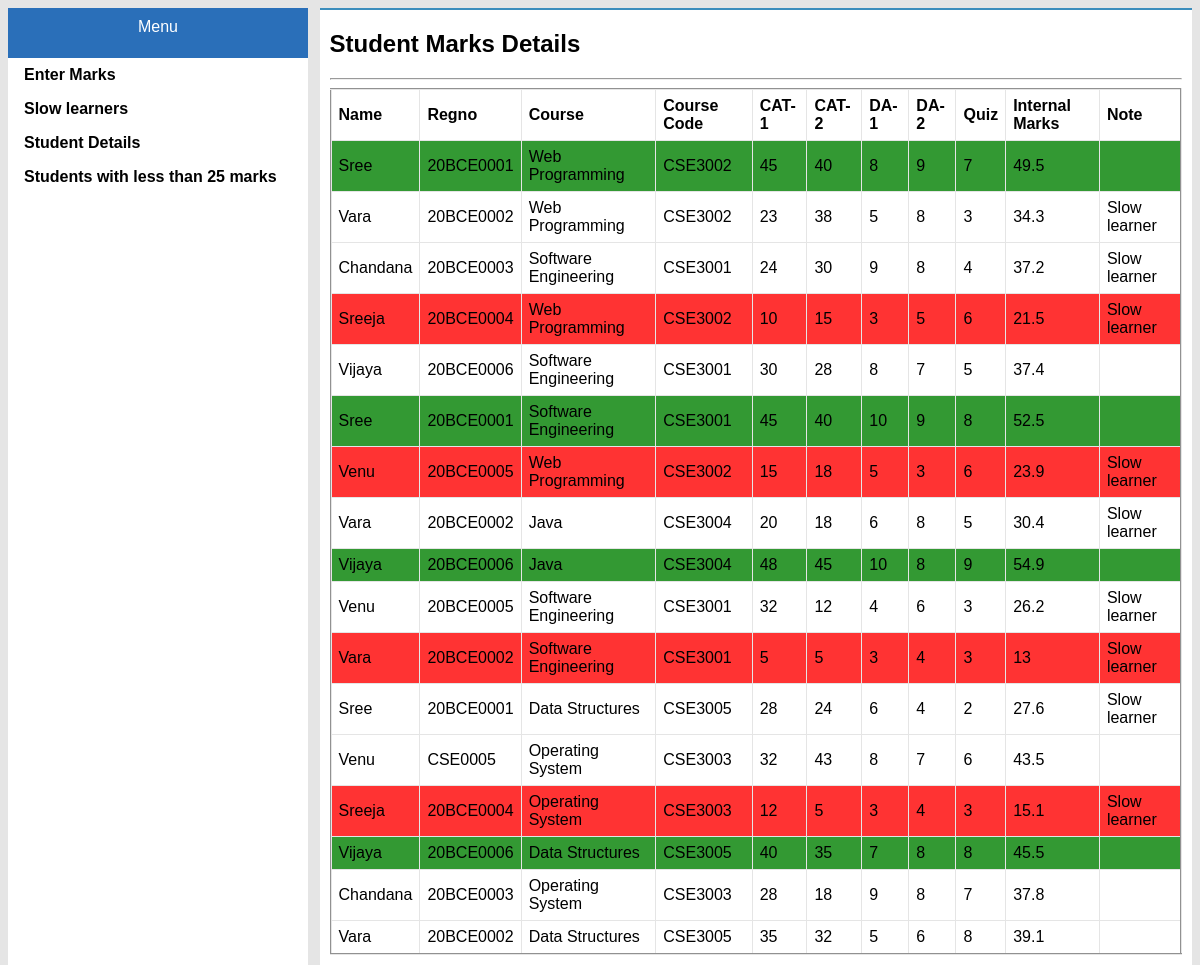
Screenshot of /display.php with the database file from the repository.
### tables this page shows
CREATE TABLE `marks` (
  `Name` varchar(30) DEFAULT NULL,
  `Regno` varchar(10) DEFAULT NULL,
  `Course` varchar(20) DEFAULT NULL,
  `Ccode` varchar(10) DEFAULT NULL,
  `cat1` float DEFAULT NULL,
  `cat2` float DEFAULT NULL,
  `da1` float DEFAULT NULL,
  `da2` float DEFAULT NULL,
  `quiz` float DEFAULT NULL,
  `int_marks` float DEFAULT NULL,
  `note` varchar(20) DEFAULT NULL
);

### display.php (the view, shortened to what this page needs)
<!DOCTYPE html>
<html lang="en">
<head>
</head>
<body style="background-color:rgb(229,229,229); font-family:Arial">
    <div style="float:left; width:25%;">
            <ol>
            <li style="background-color:rgb(42,111,185); height:30px; color:white; text-align:center; padding:10px;">Menu</li>
            <li><a href="enter_marks.php" target="rightframe">Enter Marks</a></li>
            <li><a href="slow.php" target="rightframe">Slow learners</a></li>
            <li><a href="display.php" target="rightframe">Student Details</a></li>
            <li><a href="lessthan25.php" target="rightframe">Students with less than 25 marks</a></li>
        </ol>
    </div>
        <div class="right" style="background-color:rgb(255,255,255);">
        <h2>Student Marks Details</h2>
        <hr>
        <?php
            $con = mysqli_connect("localhost", "root", "", "stu_rec");
            $query = "SELECT * FROM Marks";
            echo '<table border="2" cellspacing="0" cellpadding="10">
                <tr>
                    <td><b>Name</b></td>
                    <td><b>Regno</b></td>
                    <td><b>Course</b></td>
                    <td><b>Course Code</b></td>
                    <td><b>CAT-1</b></td>
                    <td><b>CAT-2</b></td>
                    <td><b>DA-1</b></td>
                    <td><b>DA-2</b></td>
                    <td><b>Quiz</b></td>
                    <td><b>Internal Marks</b></td>
                    <td><b>Note</b></td>
                </tr>';
            if ($result = mysqli_query($con, $query)) {
                while ($row = mysqli_fetch_assoc($result)) {
                    $field1name = $row["Name"];
                    $field2name = $row["Regno"];
                    $field3name = $row["Course"];
                    $field4name = $row["Ccode"];
                    $field5name = $row["cat1"];
                    $field6name = $row["cat2"];
                    $field7name = $row["da1"];
                    $field8name = $row["da2"];
                    $field9name = $row["quiz"];
                    $field10name = $row["int_marks"];
                    $field11name = $row["note"];
                    if($field10name>=45){
                        echo '<tr>
                        <td style="background-color:rgba(0, 128, 0, 0.8);">'.$field1name.'</td>
                        <td style="background-color:rgba(0, 128, 0, 0.8);">'.$field2name.'</td>
                        <td style="background-color:rgba(0, 128, 0, 0.8);">'.$field3name.'</td>
                        <td style="background-color:rgba(0, 128, 0, 0.8);">'.$field4name.'</td>
                        <td style="background-color:rgba(0, 128, 0, 0.8);">'.$field5name.'</td>
                        <td style="background-color:rgba(0, 128, 0, 0.8);">'.$field6name.'</td>
                        <td style="background-color:rgba(0, 128, 0, 0.8);">'.$field7name.'</td>
                        <td style="background-color:rgba(0, 128, 0, 0.8);">'.$field8name.'</td>
                        <td style="background-color:rgba(0, 128, 0, 0.8);">'.$field9name.'</td>
                        <td style="background-color:rgba(0, 128, 0, 0.8);">'.$field10name.'</td>
                        <td style="background-color:rgba(0, 128, 0, 0.8);">'.$field11name.'</td>
                    </tr>';
                    }
                    else if($field10name<25){
                        echo '<tr>
                        <td style="background-color:rgba(255, 0, 0, 0.8);">'.$field1name.'</td>
                        <td style="background-color:rgba(255, 0, 0, 0.8);">'.$field2name.'</td>
                        <td style="background-color:rgba(255, 0, 0, 0.8);">'.$field3name.'</td>
                        <td style="background-color:rgba(255, 0, 0, 0.8);">'.$field4name.'</td>
                        <td style="background-color:rgba(255, 0, 0, 0.8);">'.$field5name.'</td>
                        <td style="background-color:rgba(255, 0, 0, 0.8);">'.$field6name.'</td>
                        <td style="background-color:rgba(255, 0, 0, 0.8);">'.$field7name.'</td>
                        <td style="background-color:rgba(255, 0, 0, 0.8);">'.$field8name.'</td>
                        <td style="background-color:rgba(255, 0, 0, 0.8);">'.$field9name.'</td>
                        <td style="background-color:rgba(255, 0, 0, 0.8);">'.$field10name.'</td>
                        <td style="background-color:rgba(255, 0, 0, 0.8);">'.$field11name.'</td>
                    </tr>';
                    }
                    else
                    {
                        echo '<tr>
                        <td>'.$field1name.'</td>
                        <td>'.$field2name.'</td>
                        <td>'.$field3name.'</td>
                        <td>'.$field4name.'</td>
                        <td>'.$field5name.'</td>
                        <td>'.$field6name.'</td>
                        <td>'.$field7name.'</td>
                        <td>'.$field8name.'</td>
                        <td>'.$field9name.'</td>
                        <td>'.$field10name.'</td>
                        <td>'.$field11name.'</td>
                        </tr>';
                    }
                }
            }
            ?>
    </div>
</body>
</html>

### display.php (style rules this page uses)
table { border-collapse: collapse; border-color:rgb(229,229,229); }
th,td { padding:7px; }
.right { padding:10px; padding-top: 0px; border:1px; border-color:rgb(229,229,229); border-top: 2px rgb(60,141,188) solid; float:right; width:72%; overflow:auto; }
ol { list-style-type: none; margin: 0; padding: 0; width: 25%; background-color: white; position: fixed; height: 100%; overflow: auto; }
li a { display: block; color: #000; padding: 8px 16px; text-decoration: none; font-weight: bold; }

### rows the page displays
marks: Name "Sree", Regno "20BCE0001", Course "Web Programming", Ccode "CSE3002", cat1 "45", cat2 "40", da1 "8", da2 "9", quiz "7", int_marks "49.5"
marks: Name "Vara", Regno "20BCE0002", Course "Web Programming", Ccode "CSE3002", cat1 "23", cat2 "38", da1 "5", da2 "8", quiz "3", int_marks "34.3", note "Slow learner"
marks: Name "Chandana", Regno "20BCE0003", Course "Software Engineering", Ccode "CSE3001", cat1 "24", cat2 "30", da1 "9", da2 "8", quiz "4", int_marks "37.2", note "Slow learner"
marks: Name "Sreeja", Regno "20BCE0004", Course "Web Programming", Ccode "CSE3002", cat1 "10", cat2 "15", da1 "3", da2 "5", quiz "6", int_marks "21.5", note "Slow learner"
marks: Name "Vijaya", Regno "20BCE0006", Course "Software Engineering", Ccode "CSE3001", cat1 "30", cat2 "28", da1 "8", da2 "7", quiz "5", int_marks "37.4"
marks: Name "Sree", Regno "20BCE0001", Course "Software Engineering", Ccode "CSE3001", cat1 "45", cat2 "40", da1 "10", da2 "9", quiz "8", int_marks "52.5"
marks: Name "Venu", Regno "20BCE0005", Course "Web Programming", Ccode "CSE3002", cat1 "15", cat2 "18", da1 "5", da2 "3", quiz "6", int_marks "23.9", note "Slow learner"
marks: Name "Vara", Regno "20BCE0002", Course "Java", Ccode "CSE3004", cat1 "20", cat2 "18", da1 "6", da2 "8", quiz "5", int_marks "30.4", note "Slow learner"
marks: Name "Vijaya", Regno "20BCE0006", Course "Java", Ccode "CSE3004", cat1 "48", cat2 "45", da1 "10", da2 "8", quiz "9", int_marks "54.9"
marks: Name "Venu", Regno "20BCE0005", Course "Software Engineering", Ccode "CSE3001", cat1 "32", cat2 "12", da1 "4", da2 "6", quiz "3", int_marks "26.2", note "Slow learner"
marks: Name "Vara", Regno "20BCE0002", Course "Software Engineering", Ccode "CSE3001", cat1 "5", cat2 "5", da1 "3", da2 "4", quiz "3", int_marks "13", note "Slow learner"
marks: Name "Sree", Regno "20BCE0001", Course "Data Structures", Ccode "CSE3005", cat1 "28", cat2 "24", da1 "6", da2 "4", quiz "2", int_marks "27.6", note "Slow learner"
marks: Name "Venu", Regno "CSE0005", Course "Operating System", Ccode "CSE3003", cat1 "32", cat2 "43", da1 "8", da2 "7", quiz "6", int_marks "43.5"
marks: Name "Sreeja", Regno "20BCE0004", Course "Operating System", Ccode "CSE3003", cat1 "12", cat2 "5", da1 "3", da2 "4", quiz "3", int_marks "15.1", note "Slow learner"
marks: Name "Vijaya", Regno "20BCE0006", Course "Data Structures", Ccode "CSE3005", cat1 "40", cat2 "35", da1 "7", da2 "8", quiz "8", int_marks "45.5"
marks: Name "Chandana", Regno "20BCE0003", Course "Operating System", Ccode "CSE3003", cat1 "28", cat2 "18", da1 "9", da2 "8", quiz "7", int_marks "37.8"
marks: Name "Vara", Regno "20BCE0002", Course "Data Structures", Ccode "CSE3005", cat1 "35", cat2 "32", da1 "5", da2 "6", quiz "8", int_marks "39.1"
